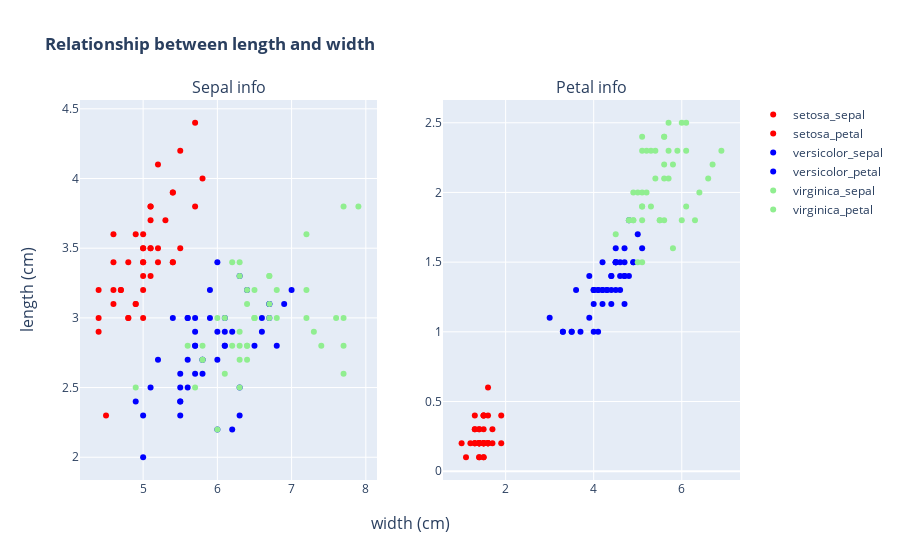

The code cell stored with this chart in its notebook:
### Markdown cell above
#### EDA

### Code cell
color_index = {"setosa":"red",
               "versicolor":"blue",
               "virginica":"lightgreen"}
flower_types = iris_df["target"].unique().tolist()

fig = make_subplots(rows=1, cols=2,
                    subplot_titles=("Sepal info", "Petal info"),
                    x_title="width (cm)",
                    y_title="length (cm)")


for flower_type in flower_types:
    type_specific_iris_df = iris_df.loc[iris_df["target"] == flower_type].copy()
    
    fig.add_trace(
        go.Scatter(x      = type_specific_iris_df["sepal length (cm)"],
                   y      = type_specific_iris_df["sepal width (cm)"],
                   mode   = "markers",
                   name   = f"{flower_type}_sepal",
                   marker = dict(color=type_specific_iris_df["target"].map(color_index))),
        row=1, col=1
    )

    fig.add_trace(
        go.Scatter(x      = type_specific_iris_df["petal length (cm)"],
                   y      = type_specific_iris_df["petal width (cm)"],
                   mode   = "markers",
                   name   = f"{flower_type}_petal",
                   marker = dict(color=type_specific_iris_df["target"].map(color_index))),
        row=1, col=2
    )

fig.update_layout(title="<b>Relationship between length and width</b>")

fig.show()

### Figure 1 — Plotly figure (JSON) as saved in the notebook; plotly's stock layout.template omitted (floating-point values rounded to 4 significant figures)
{"data": [{"marker": {"color": ["red", "red", "red", "red", "red", "red", "red", "red", "red", "red", "red", "red", "red", "red", "red", "red", "red", "red", "red", "red", "red", "red", "red", "red", "red", "red", "red", "red", "red", "red", "red", "red", "red", "red", "red", "red", "red", "red", "red", "red", "red", "red", "red", "red", "red", "red", "red", "red", "red", "red"]}, "mode": "markers", "name": "setosa_sepal", "type": "scatter", "x": [5.1, null, 4.7, 4.6, 5, 5.4, 4.6, 5, 4.4, 4.9, null, 4.8, 4.8, null, 5.8, 5.7, 5.4, 5.1, 5.7, null, 5.4, 5.1, 4.6, 5.1, null, 5, 5, 5.2, 5.2, 4.7, null, 5.4, 5.2, 5.5, 4.9, 5, 5.5, 4.9, 4.4, null, 5, 4.5, 4.4, 5, 5.1, 4.8, 5.1, 4.6, 5.3, 5], "xaxis": "x", "y": [3.5, 3, 3.2, 3.1, 3.6, 3.9, 3.4, 3.4, 2.9, 3.1, 3.7, 3.4, 3, 3, 4, 4.4, 3.9, 3.5, 3.8, 3.8, 3.4, 3.7, 3.6, 3.3, 3.4, 3, 3.4, 3.5, 3.4, 3.2, 3.1, 3.4, 4.1, 4.2, 3.1, 3.2, 3.5, 3.6, 3, 3.4, 3.5, 2.3, 3.2, 3.5, 3.8, 3, 3.8, 3.2, 3.7, 3.3], "yaxis": "y"}, {"marker": {"color": ["red", "red", "red", "red", "red", "red", "red", "red", "red", "red", "red", "red", "red", "red", "red", "red", "red", "red", "red", "red", "red", "red", "red", "red", "red", "red", "red", "red", "red", "red", "red", "red", "red", "red", "red", "red", "red", "red", "red", "red", "red", "red", "red", "red", "red", "red", "red", "red", "red", "red"]}, "mode": "markers", "name": "setosa_petal", "type": "scatter", "x": [1.4, 1.4, 1.3, 1.5, null, null, 1.4, 1.5, 1.4, 1.5, 1.5, 1.6, 1.4, 1.1, 1.2, 1.5, 1.3, null, 1.7, 1.5, 1.7, 1.5, 1, null, 1.9, 1.6, 1.6, 1.5, 1.4, 1.6, 1.6, 1.5, 1.5, 1.4, 1.5, null, 1.3, 1.4, null, 1.5, 1.3, 1.3, 1.3, 1.6, 1.9, 1.4, 1.6, 1.4, 1.5, 1.4], "xaxis": "x2", "y": [0.2, 0.2, 0.2, 0.2, 0.2, 0.4, 0.3, 0.2, 0.2, 0.1, 0.2, 0.2, 0.1, 0.1, 0.2, 0.4, 0.4, 0.3, 0.3, 0.3, 0.2, 0.4, 0.2, 0.5, 0.2, 0.2, 0.4, 0.2, 0.2, 0.2, 0.2, 0.4, 0.1, 0.2, 0.2, 0.2, 0.2, 0.1, 0.2, 0.2, 0.3, 0.3, 0.2, 0.6, 0.4, 0.3, 0.2, 0.2, 0.2, 0.2], "yaxis": "y2"}, {"marker": {"color": ["blue", "blue", "blue", "blue", "blue", "blue", "blue", "blue", "blue", "blue", "blue", "blue", "blue", "blue", "blue", "blue", "blue", "blue", "blue", "blue", "blue", "blue", "blue", "blue", "blue", "blue", "blue", "blue", "blue", "blue", "blue", "blue", "blue", "blue", "blue", "blue", "blue", "blue", "blue", "blue", "blue", "blue", "blue", "blue", "blue", "blue", "blue", "blue", "blue", "blue"]}, "mode": "markers", "name": "versicolor_sepal", "type": "scatter", "x": [7, 6.4, 6.9, 5.5, 6.5, 5.7, 6.3, 4.9, 6.6, 5.2, 5, 5.9, 6, 6.1, null, 6.7, 5.6, 5.8, 6.2, 5.6, 5.9, 6.1, 6.3, 6.1, null, 6.6, 6.8, 6.7, 6, 5.7, 5.5, 5.5, 5.8, 6, 5.4, 6, 6.7, 6.3, 5.6, 5.5, 5.5, 6.1, 5.8, 5, 5.6, 5.7, 5.7, 6.2, 5.1, 5.7], "xaxis": "x", "y": [3.2, 3.2, 3.1, 2.3, 2.8, 2.8, 3.3, 2.4, 2.9, 2.7, 2, 3, 2.2, 2.9, 2.9, 3.1, 3, 2.7, 2.2, 2.5, 3.2, 2.8, 2.5, 2.8, 2.9, 3, 2.8, 3, 2.9, 2.6, 2.4, 2.4, 2.7, 2.7, 3, 3.4, 3.1, 2.3, 3, 2.5, 2.6, 3, 2.6, 2.3, 2.7, 3, 2.9, 2.9, 2.5, 2.8], "yaxis": "y"}, {"marker": {"color": ["blue", "blue", "blue", "blue", "blue", "blue", "blue", "blue", "blue", "blue", "blue", "blue", "blue", "blue", "blue", "blue", "blue", "blue", "blue", "blue", "blue", "blue", "blue", "blue", "blue", "blue", "blue", "blue", "blue", "blue", "blue", "blue", "blue", "blue", "blue", "blue", "blue", "blue", "blue", "blue", "blue", "blue", "blue", "blue", "blue", "blue", "blue", "blue", "blue", "blue"]}, "mode": "markers", "name": "versicolor_petal", "type": "scatter", "x": [4.7, 4.5, 4.9, 4, 4.6, 4.5, 4.7, 3.3, 4.6, 3.9, 3.5, 4.2, 4, 4.7, 3.6, 4.4, 4.5, 4.1, null, 3.9, 4.8, 4, 4.9, 4.7, 4.3, 4.4, 4.8, 5, 4.5, 3.5, null, 3.7, null, 5.1, 4.5, 4.5, 4.7, 4.4, 4.1, 4, 4.4, 4.6, 4, 3.3, 4.2, 4.2, 4.2, 4.3, 3, 4.1], "xaxis": "x2", "y": [1.4, 1.5, 1.5, 1.3, 1.5, 1.3, 1.6, 1, 1.3, 1.4, 1, 1.5, 1, 1.4, 1.3, 1.4, 1.5, 1, 1.5, 1.1, 1.8, 1.3, 1.5, 1.2, 1.3, 1.4, 1.4, 1.7, 1.5, 1, 1.1, 1, 1.2, 1.6, 1.5, 1.6, 1.5, 1.3, 1.3, 1.3, 1.2, 1.4, 1.2, 1, 1.3, 1.2, 1.3, 1.3, 1.1, 1.3], "yaxis": "y2"}, {"marker": {"color": ["lightgreen", "lightgreen", "lightgreen", "lightgreen", "lightgreen", "lightgreen", "lightgreen", "lightgreen", "lightgreen", "lightgreen", "lightgreen", "lightgreen", "lightgreen", "lightgreen", "lightgreen", "lightgreen", "lightgreen", "lightgreen", "lightgreen", "lightgreen", "lightgreen", "lightgreen", "lightgreen", "lightgreen", "lightgreen", "lightgreen", "lightgreen", "lightgreen", "lightgreen", "lightgreen", "lightgreen", "lightgreen", "lightgreen", "lightgreen", "lightgreen", "lightgreen", "lightgreen", "lightgreen", "lightgreen", "lightgreen", "lightgreen", "lightgreen", "lightgreen", "lightgreen", "lightgreen", "lightgreen", "lightgreen", "lightgreen", "lightgreen", "lightgreen"]}, "mode": "markers", "name": "virginica_sepal", "type": "scatter", "x": [6.3, 5.8, null, 6.3, 6.5, 7.6, 4.9, 7.3, null, 7.2, 6.5, 6.4, 6.8, 5.7, 5.8, 6.4, 6.5, 7.7, 7.7, 6, null, 5.6, 7.7, 6.3, 6.7, 7.2, 6.2, 6.1, 6.4, 7.2, 7.4, 7.9, 6.4, 6.3, 6.1, 7.7, 6.3, 6.4, 6, null, 6.7, null, 5.8, 6.8, 6.7, 6.7, 6.3, 6.5, 6.2, null], "xaxis": "x", "y": [3.3, 2.7, 3, 2.9, 3, 3, 2.5, 2.9, 2.5, 3.6, 3.2, 2.7, 3, 2.5, 2.8, 3.2, 3, 3.8, 2.6, 2.2, 3.2, 2.8, 2.8, 2.7, 3.3, 3.2, 2.8, 3, 2.8, 3, 2.8, 3.8, 2.8, 2.8, 2.6, 3, 3.4, 3.1, 3, 3.1, 3.1, 3.1, 2.7, 3.2, 3.3, 3, 2.5, 3, 3.4, 3], "yaxis": "y"}, {"marker": {"color": ["lightgreen", "lightgreen", "lightgreen", "lightgreen", "lightgreen", "lightgreen", "lightgreen", "lightgreen", "lightgreen", "lightgreen", "lightgreen", "lightgreen", "lightgreen", "lightgreen", "lightgreen", "lightgreen", "lightgreen", "lightgreen", "lightgreen", "lightgreen", "lightgreen", "lightgreen", "lightgreen", "lightgreen", "lightgreen", "lightgreen", "lightgreen", "lightgreen", "lightgreen", "lightgreen", "lightgreen", "lightgreen", "lightgreen", "lightgreen", "lightgreen", "lightgreen", "lightgreen", "lightgreen", "lightgreen", "lightgreen", "lightgreen", "lightgreen", "lightgreen", "lightgreen", "lightgreen", "lightgreen", "lightgreen", "lightgreen", "lightgreen", "lightgreen"]}, "mode": "markers", "name": "virginica_petal", "type": "scatter", "x": [6, 5.1, null, 5.6, 5.8, 6.6, 4.5, 6.3, null, 6.1, 5.1, 5.3, null, 5, 5.1, 5.3, 5.5, 6.7, 6.9, 5, 5.7, 4.9, null, 4.9, 5.7, 6, 4.8, 4.9, 5.6, 5.8, 6.1, 6.4, 5.6, 5.1, null, 6.1, 5.6, 5.5, 4.8, 5.4, 5.6, 5.1, 5.1, 5.9, 5.7, 5.2, null, 5.2, 5.4, 5.1], "xaxis": "x2", "y": [2.5, 1.9, 2.1, 1.8, 2.2, 2.1, 1.7, 1.8, 1.8, 2.5, 2, 1.9, 2.1, 2, 2.4, 2.3, 1.8, 2.2, 2.3, 1.5, 2.3, 2, 2, 1.8, 2.1, 1.8, 1.8, 1.8, 2.1, 1.6, 1.9, 2, 2.2, 1.5, 1.4, 2.3, 2.4, 1.8, 1.8, 2.1, 2.4, 2.3, 1.9, 2.3, 2.5, 2.3, 1.9, 2, 2.3, 1.8], "yaxis": "y2"}], "layout": {"annotations": [{"font": {"size": 16}, "showarrow": false, "text": "Sepal info", "x": 0.225, "xanchor": "center", "xref": "paper", "y": 1, "yanchor": "bottom", "yref": "paper"}, {"font": {"size": 16}, "showarrow": false, "text": "Petal info", "x": 0.775, "xanchor": "center", "xref": "paper", "y": 1, "yanchor": "bottom", "yref": "paper"}, {"font": {"size": 16}, "showarrow": false, "text": "width (cm)", "x": 0.5, "xanchor": "center", "xref": "paper", "y": 0, "yanchor": "top", "yref": "paper", "yshift": -30}, {"font": {"size": 16}, "showarrow": false, "text": "length (cm)", "textangle": -90, "x": 0, "xanchor": "right", "xref": "paper", "xshift": -40, "y": 0.5, "yanchor": "middle", "yref": "paper"}], "title": {"text": "<b>Relationship between length and width</b>"}, "xaxis": {"anchor": "y", "domain": [0, 0.45]}, "xaxis2": {"anchor": "y2", "domain": [0.55, 1]}, "yaxis": {"anchor": "x", "domain": [0, 1]}, "yaxis2": {"anchor": "x2", "domain": [0, 1]}}}
